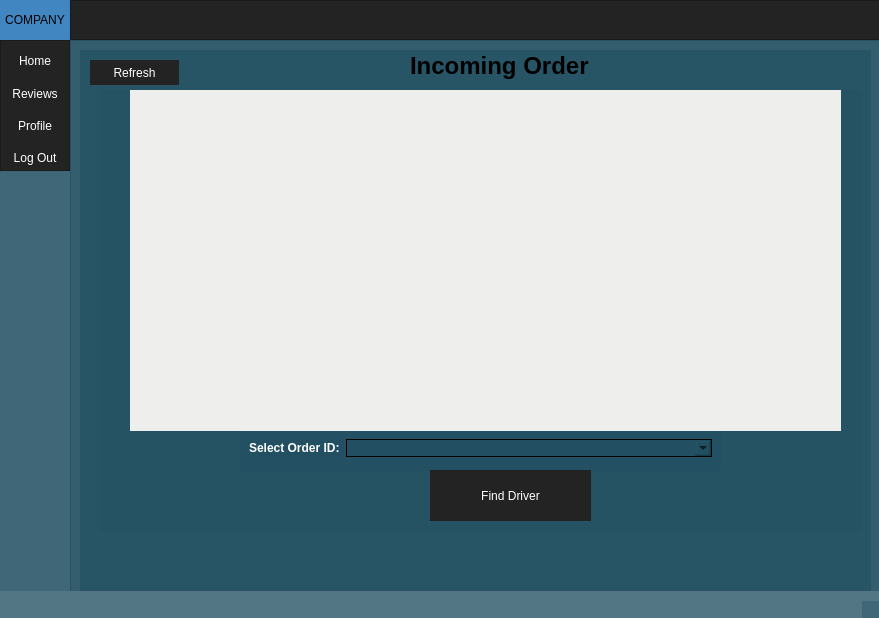
<?xml version="1.0" encoding="UTF-8"?>
<ui version="4.0">
 <class>companywindow</class>
 <widget class="QMainWindow" name="companywindow">
  <property name="geometry">
   <rect>
    <x>0</x>
    <y>0</y>
    <width>879</width>
    <height>618</height>
   </rect>
  </property>
  <property name="windowTitle">
   <string>MainWindow</string>
  </property>
  <property name="styleSheet">
   <string notr="true">background-color: rgb(32, 80,96, 100)</string>
  </property>
  <widget class="QWidget" name="centralwidget">
   <widget class="QFrame" name="Top_Bar">
    <property name="geometry">
     <rect>
      <x>0</x>
      <y>0</y>
      <width>882</width>
      <height>40</height>
     </rect>
    </property>
    <property name="maximumSize">
     <size>
      <width>16777215</width>
      <height>40</height>
     </size>
    </property>
    <property name="styleSheet">
     <string notr="true">background-color:rgb(35, 35, 35);</string>
    </property>
    <property name="frameShape">
     <enum>QFrame::NoFrame</enum>
    </property>
    <property name="frameShadow">
     <enum>QFrame::Raised</enum>
    </property>
    <layout class="QHBoxLayout" name="horizontalLayout">
     <property name="spacing">
      <number>0</number>
     </property>
     <property name="leftMargin">
      <number>0</number>
     </property>
     <property name="topMargin">
      <number>0</number>
     </property>
     <property name="rightMargin">
      <number>0</number>
     </property>
     <property name="bottomMargin">
      <number>0</number>
     </property>
     <item>
      <widget class="QFrame" name="frame_toggle">
       <property name="maximumSize">
        <size>
         <width>70</width>
         <height>40</height>
        </size>
       </property>
       <property name="styleSheet">
        <string notr="true">background-color: rgb(85, 170, 255);</string>
       </property>
       <property name="frameShape">
        <enum>QFrame::StyledPanel</enum>
       </property>
       <property name="frameShadow">
        <enum>QFrame::Raised</enum>
       </property>
       <layout class="QVBoxLayout" name="verticalLayout_2">
        <property name="spacing">
         <number>0</number>
        </property>
        <property name="leftMargin">
         <number>0</number>
        </property>
        <property name="topMargin">
         <number>0</number>
        </property>
        <property name="rightMargin">
         <number>0</number>
        </property>
        <property name="bottomMargin">
         <number>0</number>
        </property>
        <item>
         <widget class="QPushButton" name="Btn_Toggle">
          <property name="sizePolicy">
           <sizepolicy hsizetype="Expanding" vsizetype="Expanding">
            <horstretch>0</horstretch>
            <verstretch>0</verstretch>
           </sizepolicy>
          </property>
          <property name="styleSheet">
           <string notr="true">background-color: rgb(32, 80,96, 100);
border:0px solid;
</string>
          </property>
          <property name="text">
           <string>COMPANY</string>
          </property>
         </widget>
        </item>
       </layout>
      </widget>
     </item>
     <item>
      <widget class="QFrame" name="frame_top">
       <property name="frameShape">
        <enum>QFrame::StyledPanel</enum>
       </property>
       <property name="frameShadow">
        <enum>QFrame::Raised</enum>
       </property>
      </widget>
     </item>
    </layout>
   </widget>
   <widget class="QFrame" name="Content">
    <property name="geometry">
     <rect>
      <x>0</x>
      <y>40</y>
      <width>891</width>
      <height>551</height>
     </rect>
    </property>
    <property name="frameShape">
     <enum>QFrame::NoFrame</enum>
    </property>
    <property name="frameShadow">
     <enum>QFrame::Raised</enum>
    </property>
    <widget class="QFrame" name="frame_left_menu">
     <property name="geometry">
      <rect>
       <x>0</x>
       <y>0</y>
       <width>70</width>
       <height>131</height>
      </rect>
     </property>
     <property name="minimumSize">
      <size>
       <width>70</width>
       <height>0</height>
      </size>
     </property>
     <property name="maximumSize">
      <size>
       <width>70</width>
       <height>16777215</height>
      </size>
     </property>
     <property name="styleSheet">
      <string notr="true">background-color: rgb(35, 35, 35);
</string>
     </property>
     <property name="frameShape">
      <enum>QFrame::StyledPanel</enum>
     </property>
     <property name="frameShadow">
      <enum>QFrame::Raised</enum>
     </property>
     <layout class="QVBoxLayout" name="verticalLayout_3">
      <property name="spacing">
       <number>0</number>
      </property>
      <property name="leftMargin">
       <number>0</number>
      </property>
      <property name="topMargin">
       <number>0</number>
      </property>
      <property name="rightMargin">
       <number>0</number>
      </property>
      <property name="bottomMargin">
       <number>0</number>
      </property>
      <item alignment="Qt::AlignTop">
       <widget class="QFrame" name="frame_top_menus">
        <property name="minimumSize">
         <size>
          <width>0</width>
          <height>40</height>
         </size>
        </property>
        <property name="frameShape">
         <enum>QFrame::NoFrame</enum>
        </property>
        <property name="frameShadow">
         <enum>QFrame::Raised</enum>
        </property>
        <layout class="QVBoxLayout" name="verticalLayout_4">
         <property name="spacing">
          <number>0</number>
         </property>
         <property name="leftMargin">
          <number>0</number>
         </property>
         <property name="topMargin">
          <number>0</number>
         </property>
         <property name="rightMargin">
          <number>0</number>
         </property>
         <property name="bottomMargin">
          <number>0</number>
         </property>
         <item>
          <widget class="QPushButton" name="CHome_Btn_Menu">
           <property name="enabled">
            <bool>true</bool>
           </property>
           <property name="minimumSize">
            <size>
             <width>0</width>
             <height>40</height>
            </size>
           </property>
           <property name="styleSheet">
            <string notr="true">QPushButton{
  color:rgb(255,255,255);
  background-color: rgb(35, 35, 35);
  border:0px solid;
}

QPushButton:hover{
    
	background-color: rgb(85, 170, 255);
}</string>
           </property>
           <property name="text">
            <string>Home</string>
           </property>
          </widget>
         </item>
         <item>
          <widget class="QPushButton" name="COrder_Btn_Menu">
           <property name="minimumSize">
            <size>
             <width>0</width>
             <height>40</height>
            </size>
           </property>
           <property name="styleSheet">
            <string notr="true">QPushButton{
  color:rgb(255,255,255);
  background-color: rgb(35, 35, 35);
  border:0px solid;
}

QPushButton:hover{
    
	background-color: rgb(85, 170, 255);
}</string>
           </property>
           <property name="text">
            <string>Reviews</string>
           </property>
          </widget>
         </item>
         <item>
          <widget class="QPushButton" name="CProfile_Btn_Menu">
           <property name="minimumSize">
            <size>
             <width>0</width>
             <height>40</height>
            </size>
           </property>
           <property name="styleSheet">
            <string notr="true">QPushButton{
  color:rgb(255,255,255);
  background-color: rgb(35, 35, 35);
  border:0px solid;
}

QPushButton:hover{
    
	background-color: rgb(85, 170, 255);
}</string>
           </property>
           <property name="text">
            <string>Profile</string>
           </property>
          </widget>
         </item>
         <item>
          <widget class="QPushButton" name="CLogout_Btn_Menu">
           <property name="minimumSize">
            <size>
             <width>0</width>
             <height>40</height>
            </size>
           </property>
           <property name="styleSheet">
            <string notr="true">QPushButton{
  color:rgb(255,255,255);
  background-color: rgb(35, 35, 35);
  border:0px solid;
}

QPushButton:hover{
    
	background-color: rgb(85, 170, 255);
}</string>
           </property>
           <property name="text">
            <string>Log Out</string>
           </property>
          </widget>
         </item>
        </layout>
       </widget>
      </item>
     </layout>
    </widget>
    <widget class="QFrame" name="frame_pages">
     <property name="geometry">
      <rect>
       <x>70</x>
       <y>0</y>
       <width>811</width>
       <height>581</height>
      </rect>
     </property>
     <property name="frameShape">
      <enum>QFrame::StyledPanel</enum>
     </property>
     <property name="frameShadow">
      <enum>QFrame::Raised</enum>
     </property>
     <layout class="QVBoxLayout" name="verticalLayout_5">
      <item>
       <widget class="QStackedWidget" name="Company_Pages">
        <property name="currentIndex">
         <number>1</number>
        </property>
        <widget class="QWidget" name="page">
         <widget class="QFrame" name="ProfileFrame">
          <property name="geometry">
           <rect>
            <x>10</x>
            <y>10</y>
            <width>170</width>
            <height>262</height>
           </rect>
          </property>
          <property name="styleSheet">
           <string notr="true">border: none;</string>
          </property>
          <property name="frameShape">
           <enum>QFrame::StyledPanel</enum>
          </property>
          <property name="frameShadow">
           <enum>QFrame::Raised</enum>
          </property>
          <layout class="QVBoxLayout" name="verticalLayout">
           <item>
            <widget class="QLabel" name="ProfileLogo">
             <property name="sizePolicy">
              <sizepolicy hsizetype="Fixed" vsizetype="Fixed">
               <horstretch>0</horstretch>
               <verstretch>0</verstretch>
              </sizepolicy>
             </property>
             <property name="minimumSize">
              <size>
               <width>150</width>
               <height>150</height>
              </size>
             </property>
             <property name="focusPolicy">
              <enum>Qt::NoFocus</enum>
             </property>
             <property name="contextMenuPolicy">
              <enum>Qt::NoContextMenu</enum>
             </property>
             <property name="acceptDrops">
              <bool>false</bool>
             </property>
             <property name="toolTipDuration">
              <number>-1</number>
             </property>
             <property name="styleSheet">
              <string notr="true">border: 1px solid;
border-image: url(:/images/Logo5.png);


</string>
             </property>
             <property name="frameShape">
              <enum>QFrame::NoFrame</enum>
             </property>
             <property name="text">
              <string/>
             </property>
            </widget>
           </item>
           <item>
            <widget class="QPushButton" name="CProfileBtn">
             <property name="minimumSize">
              <size>
               <width>0</width>
               <height>40</height>
              </size>
             </property>
             <property name="styleSheet">
              <string notr="true">QPushButton{
  color:rgb(255,255,255);
  background-color: rgb(35, 35, 35);
  border:0px solid;
}</string>
             </property>
             <property name="text">
              <string>Profile</string>
             </property>
            </widget>
           </item>
           <item>
            <widget class="QPushButton" name="CEditprofilebtn">
             <property name="minimumSize">
              <size>
               <width>0</width>
               <height>40</height>
              </size>
             </property>
             <property name="styleSheet">
              <string notr="true">QPushButton{
  color:rgb(255,255,255);
  background-color: rgb(35, 35, 35);
  border:0px solid;
}</string>
             </property>
             <property name="text">
              <string>Edit Profile</string>
             </property>
            </widget>
           </item>
          </layout>
         </widget>
         <widget class="QStackedWidget" name="CProfilePages">
          <property name="geometry">
           <rect>
            <x>180</x>
            <y>20</y>
            <width>581</width>
            <height>481</height>
           </rect>
          </property>
          <property name="currentIndex">
           <number>0</number>
          </property>
          <widget class="QWidget" name="page_5">
           <widget class="QFrame" name="Profileframe">
            <property name="geometry">
             <rect>
              <x>10</x>
              <y>-10</y>
              <width>541</width>
              <height>521</height>
             </rect>
            </property>
            <property name="sizeIncrement">
             <size>
              <width>0</width>
              <height>0</height>
             </size>
            </property>
            <property name="baseSize">
             <size>
              <width>0</width>
              <height>0</height>
             </size>
            </property>
            <property name="frameShape">
             <enum>QFrame::StyledPanel</enum>
            </property>
            <property name="frameShadow">
             <enum>QFrame::Raised</enum>
            </property>
            <property name="lineWidth">
             <number>1</number>
            </property>
            <property name="midLineWidth">
             <number>300</number>
            </property>
            <widget class="QTextEdit" name="Informationtitle">
             <property name="geometry">
              <rect>
               <x>30</x>
               <y>50</y>
               <width>281</width>
               <height>41</height>
              </rect>
             </property>
             <property name="html">
              <string>&lt;!DOCTYPE HTML PUBLIC &quot;-//W3C//DTD HTML 4.0//EN&quot; &quot;http://www.w3.org/TR/REC-html40/strict.dtd&quot;&gt;
&lt;html&gt;&lt;head&gt;&lt;meta name=&quot;qrichtext&quot; content=&quot;1&quot; /&gt;&lt;style type=&quot;text/css&quot;&gt;
p, li { white-space: pre-wrap; }
&lt;/style&gt;&lt;/head&gt;&lt;body style=&quot; font-family:'Ubuntu'; font-size:11pt; font-weight:400; font-style:normal;&quot;&gt;
&lt;p style=&quot; margin-top:0px; margin-bottom:0px; margin-left:0px; margin-right:0px; -qt-block-indent:0; text-indent:0px;&quot;&gt;&lt;span style=&quot; font-family:'Sans Serif'; font-size:18pt; font-weight:600; color:#ffffff;&quot;&gt;Basic Information&lt;/span&gt;&lt;/p&gt;&lt;/body&gt;&lt;/html&gt;</string>
             </property>
            </widget>
            <widget class="QLabel" name="CUpdate_phoneLabel_2">
             <property name="geometry">
              <rect>
               <x>40</x>
               <y>290</y>
               <width>51</width>
               <height>25</height>
              </rect>
             </property>
             <property name="font">
              <font>
               <pointsize>12</pointsize>
              </font>
             </property>
             <property name="text">
              <string>Phone </string>
             </property>
            </widget>
            <widget class="QLabel" name="CUpdate_regNoLabel_2">
             <property name="geometry">
              <rect>
               <x>40</x>
               <y>250</y>
               <width>53</width>
               <height>25</height>
              </rect>
             </property>
             <property name="font">
              <font>
               <pointsize>12</pointsize>
              </font>
             </property>
             <property name="text">
              <string>Reg No</string>
             </property>
            </widget>
            <widget class="QLabel" name="CUpdate_addressLabel_2">
             <property name="geometry">
              <rect>
               <x>40</x>
               <y>330</y>
               <width>59</width>
               <height>25</height>
              </rect>
             </property>
             <property name="font">
              <font>
               <pointsize>12</pointsize>
              </font>
             </property>
             <property name="text">
              <string>Address</string>
             </property>
            </widget>
            <widget class="QLabel" name="CUpdate_emailLabel_2">
             <property name="geometry">
              <rect>
               <x>40</x>
               <y>210</y>
               <width>40</width>
               <height>25</height>
              </rect>
             </property>
             <property name="font">
              <font>
               <pointsize>12</pointsize>
              </font>
             </property>
             <property name="text">
              <string>Email</string>
             </property>
            </widget>
            <widget class="QLabel" name="CUpdate_nameLabel_2">
             <property name="geometry">
              <rect>
               <x>40</x>
               <y>170</y>
               <width>43</width>
               <height>25</height>
              </rect>
             </property>
             <property name="font">
              <font>
               <pointsize>12</pointsize>
              </font>
             </property>
             <property name="text">
              <string>Name</string>
             </property>
            </widget>
            <widget class="QLabel" name="CUpdate_usernameLabel_2">
             <property name="geometry">
              <rect>
               <x>40</x>
               <y>370</y>
               <width>74</width>
               <height>25</height>
              </rect>
             </property>
             <property name="font">
              <font>
               <pointsize>12</pointsize>
              </font>
             </property>
             <property name="text">
              <string>Username</string>
             </property>
            </widget>
            <widget class="QPushButton" name="ViewDetail">
             <property name="geometry">
              <rect>
               <x>310</x>
               <y>110</y>
               <width>150</width>
               <height>40</height>
              </rect>
             </property>
             <property name="minimumSize">
              <size>
               <width>0</width>
               <height>40</height>
              </size>
             </property>
             <property name="styleSheet">
              <string notr="true">QPushButton{
  color:rgb(255,255,255);
  background-color: rgb(35, 35, 35);
  border:0px solid;
}</string>
             </property>
             <property name="text">
              <string>View My Details</string>
             </property>
            </widget>
            <widget class="QLabel" name="CUpdate_passwordLabel_3">
             <property name="geometry">
              <rect>
               <x>40</x>
               <y>410</y>
               <width>74</width>
               <height>25</height>
              </rect>
             </property>
             <property name="font">
              <font>
               <pointsize>12</pointsize>
              </font>
             </property>
             <property name="text">
              <string>Password</string>
             </property>
            </widget>
            <widget class="QLabel" name="CONameLabel">
             <property name="geometry">
              <rect>
               <x>130</x>
               <y>180</y>
               <width>294</width>
               <height>17</height>
              </rect>
             </property>
             <property name="text">
              <string/>
             </property>
            </widget>
            <widget class="QLabel" name="COEmailLabel">
             <property name="geometry">
              <rect>
               <x>130</x>
               <y>220</y>
               <width>294</width>
               <height>17</height>
              </rect>
             </property>
             <property name="text">
              <string/>
             </property>
            </widget>
            <widget class="QLabel" name="CORegLabel">
             <property name="geometry">
              <rect>
               <x>130</x>
               <y>260</y>
               <width>294</width>
               <height>17</height>
              </rect>
             </property>
             <property name="text">
              <string/>
             </property>
            </widget>
            <widget class="QLabel" name="COPhoneLabel">
             <property name="geometry">
              <rect>
               <x>130</x>
               <y>300</y>
               <width>294</width>
               <height>17</height>
              </rect>
             </property>
             <property name="text">
              <string/>
             </property>
            </widget>
            <widget class="QLabel" name="COAddressLabel">
             <property name="geometry">
              <rect>
               <x>130</x>
               <y>340</y>
               <width>294</width>
               <height>17</height>
              </rect>
             </property>
             <property name="text">
              <string/>
             </property>
            </widget>
            <widget class="QLabel" name="COUsernameLabel">
             <property name="geometry">
              <rect>
               <x>130</x>
               <y>380</y>
               <width>294</width>
               <height>17</height>
              </rect>
             </property>
             <property name="text">
              <string/>
             </property>
            </widget>
            <widget class="QLabel" name="COPasswordLabel">
             <property name="geometry">
              <rect>
               <x>130</x>
               <y>410</y>
               <width>294</width>
               <height>17</height>
              </rect>
             </property>
             <property name="text">
              <string/>
             </property>
            </widget>
           </widget>
          </widget>
          <widget class="QWidget" name="page_6">
           <widget class="QWidget" name="RegistrationForm" native="true">
            <property name="geometry">
             <rect>
              <x>10</x>
              <y>60</y>
              <width>531</width>
              <height>391</height>
             </rect>
            </property>
            <property name="sizePolicy">
             <sizepolicy hsizetype="Fixed" vsizetype="Fixed">
              <horstretch>0</horstretch>
              <verstretch>0</verstretch>
             </sizepolicy>
            </property>
            <property name="minimumSize">
             <size>
              <width>350</width>
              <height>200</height>
             </size>
            </property>
            <property name="styleSheet">
             <string notr="true">QLabel { color: white; }

QLineEdit { border-radius: 3px; 
border: 1px solid black;}



</string>
            </property>
            <layout class="QVBoxLayout" name="verticalLayout_12">
             <property name="spacing">
              <number>20</number>
             </property>
             <property name="leftMargin">
              <number>35</number>
             </property>
             <property name="topMargin">
              <number>35</number>
             </property>
             <property name="rightMargin">
              <number>35</number>
             </property>
             <property name="bottomMargin">
              <number>35</number>
             </property>
             <item>
              <layout class="QFormLayout" name="formLayout">
               <property name="verticalSpacing">
                <number>15</number>
               </property>
               <property name="leftMargin">
                <number>10</number>
               </property>
               <property name="topMargin">
                <number>20</number>
               </property>
               <property name="rightMargin">
                <number>10</number>
               </property>
               <property name="bottomMargin">
                <number>10</number>
               </property>
               <item row="0" column="0">
                <widget class="QLabel" name="CUpdate_nameLabel">
                 <property name="font">
                  <font>
                   <pointsize>12</pointsize>
                  </font>
                 </property>
                 <property name="text">
                  <string>Name</string>
                 </property>
                </widget>
               </item>
               <item row="0" column="1">
                <widget class="QLineEdit" name="CUpdate_nameLineEdit">
                 <property name="minimumSize">
                  <size>
                   <width>0</width>
                   <height>25</height>
                  </size>
                 </property>
                 <property name="text">
                  <string/>
                 </property>
                </widget>
               </item>
               <item row="1" column="0">
                <widget class="QLabel" name="CUpdate_emailLabel">
                 <property name="font">
                  <font>
                   <pointsize>12</pointsize>
                  </font>
                 </property>
                 <property name="text">
                  <string>Email</string>
                 </property>
                </widget>
               </item>
               <item row="1" column="1">
                <widget class="QLineEdit" name="CUpdate_emailLineEdit">
                 <property name="minimumSize">
                  <size>
                   <width>0</width>
                   <height>25</height>
                  </size>
                 </property>
                </widget>
               </item>
               <item row="2" column="0">
                <widget class="QLabel" name="CUpdate_regNoLabel">
                 <property name="font">
                  <font>
                   <pointsize>12</pointsize>
                  </font>
                 </property>
                 <property name="text">
                  <string>Reg No</string>
                 </property>
                </widget>
               </item>
               <item row="2" column="1">
                <widget class="QLineEdit" name="CUpdate_regNoLineEdit">
                 <property name="minimumSize">
                  <size>
                   <width>0</width>
                   <height>25</height>
                  </size>
                 </property>
                </widget>
               </item>
               <item row="3" column="0">
                <widget class="QLabel" name="CUpdate_phoneLabel">
                 <property name="font">
                  <font>
                   <pointsize>12</pointsize>
                  </font>
                 </property>
                 <property name="text">
                  <string>Phone </string>
                 </property>
                </widget>
               </item>
               <item row="3" column="1">
                <widget class="QLineEdit" name="CUpdate_phoneLineEdit">
                 <property name="minimumSize">
                  <size>
                   <width>0</width>
                   <height>25</height>
                  </size>
                 </property>
                </widget>
               </item>
               <item row="4" column="0">
                <widget class="QLabel" name="CUpdate_addressLabel">
                 <property name="font">
                  <font>
                   <pointsize>12</pointsize>
                  </font>
                 </property>
                 <property name="text">
                  <string>Address</string>
                 </property>
                </widget>
               </item>
               <item row="4" column="1">
                <widget class="QLineEdit" name="CUpdate_addressLineEdit">
                 <property name="minimumSize">
                  <size>
                   <width>0</width>
                   <height>25</height>
                  </size>
                 </property>
                </widget>
               </item>
               <item row="5" column="0">
                <widget class="QLabel" name="CUpdate_usernameLabel">
                 <property name="font">
                  <font>
                   <pointsize>12</pointsize>
                  </font>
                 </property>
                 <property name="text">
                  <string>Username</string>
                 </property>
                </widget>
               </item>
               <item row="5" column="1">
                <widget class="QLineEdit" name="CUpdate_usernameLineEdit">
                 <property name="minimumSize">
                  <size>
                   <width>0</width>
                   <height>25</height>
                  </size>
                 </property>
                </widget>
               </item>
               <item row="6" column="0">
                <widget class="QLabel" name="CUpdate_passwordLabel">
                 <property name="font">
                  <font>
                   <pointsize>12</pointsize>
                  </font>
                 </property>
                 <property name="text">
                  <string>Password</string>
                 </property>
                </widget>
               </item>
               <item row="6" column="1">
                <widget class="QLineEdit" name="CUpdate_passwordLineEdit">
                 <property name="minimumSize">
                  <size>
                   <width>0</width>
                   <height>25</height>
                  </size>
                 </property>
                </widget>
               </item>
              </layout>
             </item>
             <item>
              <widget class="QPushButton" name="SaveDetails">
               <property name="enabled">
                <bool>true</bool>
               </property>
               <property name="minimumSize">
                <size>
                 <width>0</width>
                 <height>25</height>
                </size>
               </property>
               <property name="cursor">
                <cursorShape>PointingHandCursor</cursorShape>
               </property>
               <property name="focusPolicy">
                <enum>Qt::ClickFocus</enum>
               </property>
               <property name="styleSheet">
                <string notr="true">QPushButton{
  color:rgb(255,255,255);
  background-color: rgb(35, 35, 35);
  border:0px solid;
}</string>
               </property>
               <property name="text">
                <string>Save </string>
               </property>
              </widget>
             </item>
            </layout>
           </widget>
           <widget class="QLabel" name="label_2">
            <property name="geometry">
             <rect>
              <x>20</x>
              <y>16</y>
              <width>151</width>
              <height>21</height>
             </rect>
            </property>
            <property name="styleSheet">
             <string notr="true">font-size: 18pt;
font-weight: bold;</string>
            </property>
            <property name="text">
             <string>Edit Details</string>
            </property>
           </widget>
          </widget>
         </widget>
         <widget class="QPushButton" name="img">
          <property name="geometry">
           <rect>
            <x>20</x>
            <y>270</y>
            <width>150</width>
            <height>40</height>
           </rect>
          </property>
          <property name="minimumSize">
           <size>
            <width>0</width>
            <height>40</height>
           </size>
          </property>
          <property name="styleSheet">
           <string notr="true">QPushButton{
  color:rgb(255,255,255);
  background-color: rgb(35, 35, 35);
  border:0px solid;
}</string>
          </property>
          <property name="text">
           <string>Change photo</string>
          </property>
         </widget>
        </widget>
        <widget class="QWidget" name="page_4">
         <widget class="QFrame" name="frame">
          <property name="geometry">
           <rect>
            <x>20</x>
            <y>40</y>
            <width>761</width>
            <height>441</height>
           </rect>
          </property>
          <property name="styleSheet">
           <string notr="true">border: none;</string>
          </property>
          <property name="frameShape">
           <enum>QFrame::StyledPanel</enum>
          </property>
          <property name="frameShadow">
           <enum>QFrame::Raised</enum>
          </property>
          <widget class="QFrame" name="formFrame">
           <property name="geometry">
            <rect>
             <x>140</x>
             <y>340</y>
             <width>481</width>
             <height>41</height>
            </rect>
           </property>
           <layout class="QFormLayout" name="formLayout_2">
            <item row="0" column="0">
             <widget class="QLabel" name="selectOrderIDLabel">
              <property name="styleSheet">
               <string notr="true">color: rgb(255, 255, 255);
font: 12pt &quot;Sans Serif&quot;;
font-weight: Bold;</string>
              </property>
              <property name="text">
               <string>Select Order ID:</string>
              </property>
             </widget>
            </item>
            <item row="0" column="1">
             <widget class="QComboBox" name="selectOrderIDComboBox">
              <property name="styleSheet">
               <string notr="true">border: 1px solid black;</string>
              </property>
             </widget>
            </item>
           </layout>
          </widget>
          <widget class="QTableView" name="tableView">
           <property name="geometry">
            <rect>
             <x>30</x>
             <y>-20</y>
             <width>711</width>
             <height>361</height>
            </rect>
           </property>
           <property name="styleSheet">
            <string notr="true">QTableView{
	background-color: rgb(238, 238, 236);
}

QHeaderView{
	background-color: rgb(255, 255, 255);
}
</string>
           </property>
           <attribute name="horizontalHeaderVisible">
            <bool>true</bool>
           </attribute>
           <attribute name="horizontalHeaderCascadingSectionResizes">
            <bool>false</bool>
           </attribute>
           <attribute name="verticalHeaderVisible">
            <bool>true</bool>
           </attribute>
          </widget>
          <widget class="QPushButton" name="pushButton">
           <property name="geometry">
            <rect>
             <x>330</x>
             <y>380</y>
             <width>161</width>
             <height>51</height>
            </rect>
           </property>
           <property name="styleSheet">
            <string notr="true">QPushButton{
  color:rgb(255,255,255);
  background-color: rgb(35, 35, 35);
  border:0px solid;
}

QPushButton:hover{
    
	background-color: rgb(85, 170, 255);
}</string>
           </property>
           <property name="text">
            <string>Find Driver</string>
           </property>
          </widget>
         </widget>
         <widget class="QLabel" name="label_3">
          <property name="geometry">
           <rect>
            <x>330</x>
            <y>0</y>
            <width>211</width>
            <height>31</height>
           </rect>
          </property>
          <property name="font">
           <font>
            <pointsize>18</pointsize>
            <weight>75</weight>
            <bold>true</bold>
           </font>
          </property>
          <property name="styleSheet">
           <string notr="true">font-size: 18pt; 
font-weight: bold;
background-color: transparent;</string>
          </property>
          <property name="text">
           <string>Incoming Order</string>
          </property>
         </widget>
         <widget class="QPushButton" name="LoadTable">
          <property name="geometry">
           <rect>
            <x>10</x>
            <y>10</y>
            <width>89</width>
            <height>25</height>
           </rect>
          </property>
          <property name="styleSheet">
           <string notr="true">QPushButton{
  color:rgb(255,255,255);
  background-color: rgb(35, 35, 35);
  border:0px solid;
}

QPushButton:hover{
    
	background-color: rgb(85, 170, 255);
}</string>
          </property>
          <property name="text">
           <string>Refresh</string>
          </property>
         </widget>
        </widget>
        <widget class="QWidget" name="page_3">
         <widget class="QLabel" name="label">
          <property name="geometry">
           <rect>
            <x>180</x>
            <y>70</y>
            <width>441</width>
            <height>51</height>
           </rect>
          </property>
          <property name="font">
           <font>
            <pointsize>30</pointsize>
            <weight>75</weight>
            <bold>true</bold>
           </font>
          </property>
          <property name="styleSheet">
           <string notr="true">color: rgb(255, 255, 255);
border: none;
background-color:transparent;</string>
          </property>
          <property name="text">
           <string>Cargo Owner Reviews</string>
          </property>
         </widget>
         <widget class="QPushButton" name="RefreshButton">
          <property name="geometry">
           <rect>
            <x>20</x>
            <y>20</y>
            <width>131</width>
            <height>25</height>
           </rect>
          </property>
          <property name="styleSheet">
           <string notr="true">QPushButton{
  color:rgb(255,255,255);
  background-color: rgb(35, 35, 35);
  border:0px solid;
}

QPushButton:hover{
    
	background-color: rgb(85, 170, 255);
}</string>
          </property>
          <property name="text">
           <string>Refresh Reviews</string>
          </property>
         </widget>
         <widget class="QTableView" name="tableView_2">
          <property name="geometry">
           <rect>
            <x>35</x>
            <y>140</y>
            <width>731</width>
            <height>311</height>
           </rect>
          </property>
          <property name="styleSheet">
           <string notr="true">
QTableView{
	background-color: rgb(238, 238, 236);
}

QHeaderView{
	background-color: rgb(255, 255, 255);
}

border: none;</string>
          </property>
          <attribute name="horizontalHeaderVisible">
           <bool>false</bool>
          </attribute>
          <attribute name="horizontalHeaderStretchLastSection">
           <bool>true</bool>
          </attribute>
         </widget>
        </widget>
       </widget>
      </item>
     </layout>
    </widget>
   </widget>
  </widget>
  <widget class="QStatusBar" name="statusbar"/>
 </widget>
 <resources/>
 <connections/>
</ui>
